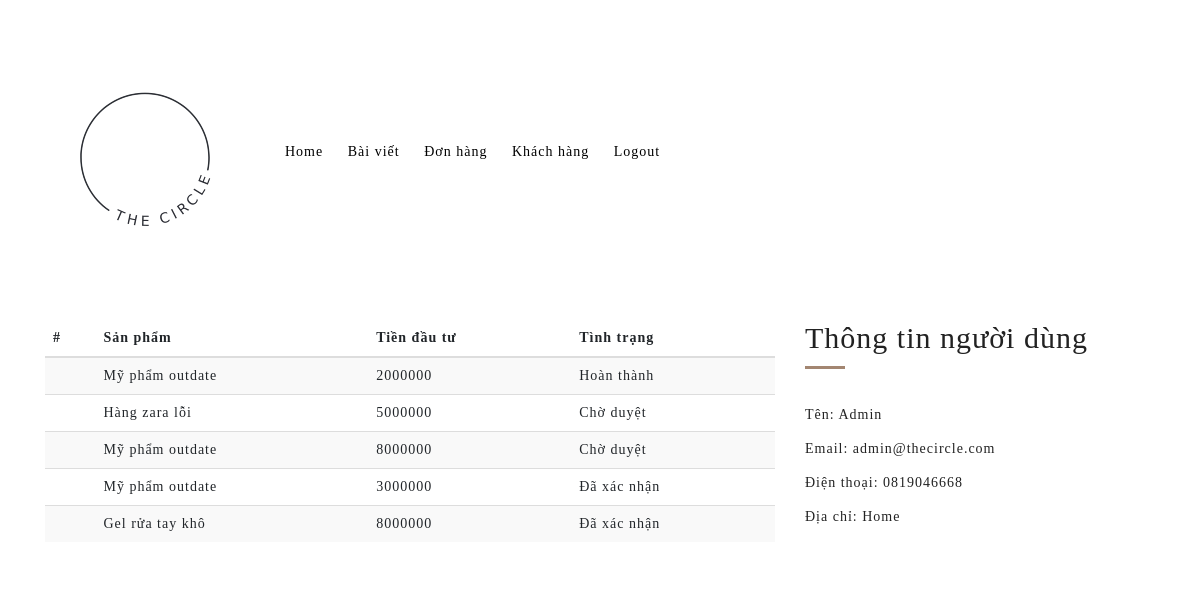
Screenshot of /admin/users/1 (signed in) with the database file from the repository.
### app/main/models.py (models this page shows, shortened)
class Base(db.Model):
    __abstract__ = True
    id = db.Column(db.Integer, primary_key=True)
    date_created = db.Column(db.DateTime, default=db.func.current_timestamp())
    date_modified = db.Column(db.DateTime, default=db.func.current_timestamp(),
                              onupdate=db.func.current_timestamp())

class Deal(Base):
    __tablename__ = 'deal'
    status = db.Column(db.String(120))
    invest_money = db.Column(db.Integer)
    user_id = db.Column(db.Integer, db.ForeignKey('user.id'))
    post_id = db.Column(db.Integer, db.ForeignKey('blog_post.id'))

class Post(Base):
    __tablename__ = 'blog_post'
    category = db.Column(db.String(128), nullable=True)
    title = db.Column(db.String(128), nullable=False)
    description_text = db.Column(db.String(128), nullable=False)
    detail = db.Column(db.Text, nullable=False)
    deals= db.relationship('Deal', backref='belong_to_post', lazy='dynamic')
    interest = db.Column(db.String(128))
    min_money = db.Column(db.String(128))
    level = db.Column(db.String(128))

class User(Base, UserMixin):
    __tablename__ = 'user'
    name = db.Column(db.String(50))
    email = db.Column(db.String(50), index=True, unique=True)
    phone_number = db.Column(db.String(50))
    address = db.Column(db.String(128))
    password_hash = db.Column(db.String(128))
    deals = db.relationship('Deal', backref='belong_to_user', lazy='dynamic')
    access = db.Column(db.Integer())
    def allowed(self, access_level):
        return self.access >= access_level

### app/admin/views.py (the view)
@admin.route('/admin/users/<int:id>')
@requires_access_level(ACCESS['admin'])
def admin_get_user_profile(id):
    table_header = ['Sản phẩm', 'Tiền đầu tư', 'Tình trạng']
    user = User.query.get(id)
    return render_template('admin/user_profile.html', user=user, table_header=table_header)

### app/main/models.py (called while the page is built)
@login_manager.user_loader
def user_loader(user_id):
    return User.query.get(user_id)

def requires_access_level(access_level):
    def decorator(f):
        @wraps(f)
        def decorated_function(*args, **kwargs):
            user = current_user
            if not current_user.is_authenticated:
                return redirect(url_for('auth.user_login'))
            elif not user.allowed(access_level):
                return redirect(url_for('auth.user_profile', id= current_user.id, message="You do not have access to that page. Sorry!"))
            return f(*args, **kwargs)
        return decorated_function
    return decorator

### app/templates/admin/user_profile.html
{% extends 'admin_base.html' %}
{% block contents %}
<div class="container">
    <div class="row row-fluid" style="opacity: 1;">
        <div class="col-sm-8">
            <table class="table table-striped">
        <thead>
        <tr>
            <th scope="col">#</th>
            {% for header in table_header %}
            <th scope="col">{{ header }}</th>
            {% endfor %}
        </tr>
        </thead>
        <tbody>
        {% for deal in user.deals %}
        <tr>
            <th scope="row"></th>
            <td>{{deal.belong_to_post.title}}</td>
            <td>{{deal.invest_money}}</td>
            <td>{{deal.status}}</td>
        </tr>
        {% endfor %}
        </tbody>
        </table>
        </div>
        <div class="col-sm-4">
            <h2 class="oi_sub_legend">Thông tin người dùng</h2>
            <div class="oi_port_sep"></div>
            <p>&nbsp;</p>
            <p> Tên: {{ user.name }}</p>
            <p> Email: {{ user.email }}</p>
            <p> Điện thoại: {{ user.phone_number }}</p>
            <p> Địa chỉ: {{ user.address }}</p>
        </div>
    </div>
</div>
{% endblock %}

### app/static/css/main_style.css (style rules this page uses)
body { letter-spacing:1px; }
h1,h2,h3,h4,h5,h6 { margin-top:0px; }
.oi_port_sep { height:3px; width:40px; background:#a38671 }

### app/static/css/options.css (style rules this page uses)
body { font-family: 'Playfair Display', serif; font-weight: 300; font-style: ; font-size: 14px; line-height: 24px; color: #222222; background-color: #ffffff; background-image: url(''); background-repeat: ; background-position: ; background-size: ; background-attachment: ; }
.oi_sub_legend { font-family: 'Viaoda Libre', cursive;; font-weight: 400; font-style: ; font-size: 30px; line-height: 36px; color: #222; }
h2 { font-family: 'Viaoda Libre', cursive;; font-weight: 300; font-style: ; font-size: 30px; line-height: 34px; color: #222; }
.oi_port_sep { background: #a38671 !important; }

### rows the page displays
Deal: belong_to_post "Mỹ phẩm outdate", invest_money "2000000", status "Hoàn thành"
Deal: belong_to_post "Hàng zara lỗi", invest_money "5000000", status "Chờ duyệt"
Deal: belong_to_post "Mỹ phẩm outdate", invest_money "8000000", status "Chờ duyệt"
Deal: belong_to_post "Mỹ phẩm outdate", invest_money "3000000", status "Đã xác nhận"
Deal: belong_to_post "Gel rửa tay khô", invest_money "8000000", status "Đã xác nhận"
User: name "Admin", email "admin@thecircle.com", phone_number "0819046668", address "Home"

### other values shown
{{ header }} "Sản phẩm" "Tiền đầu tư" "Tình trạng"
